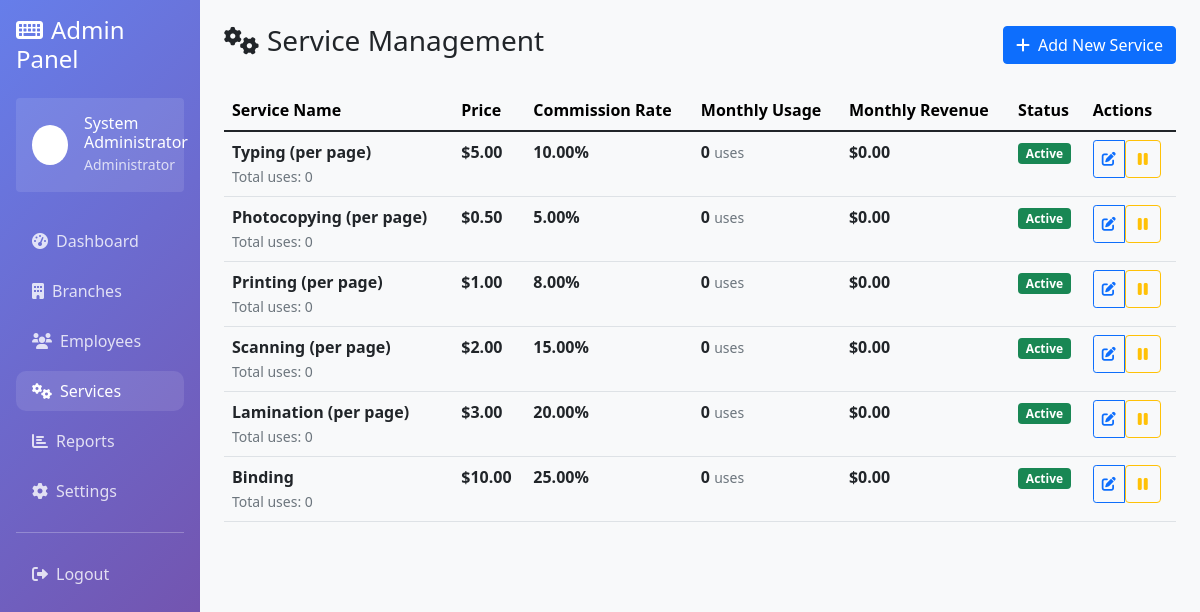
Page /admin/services.php (signed in) on the earlier database version.
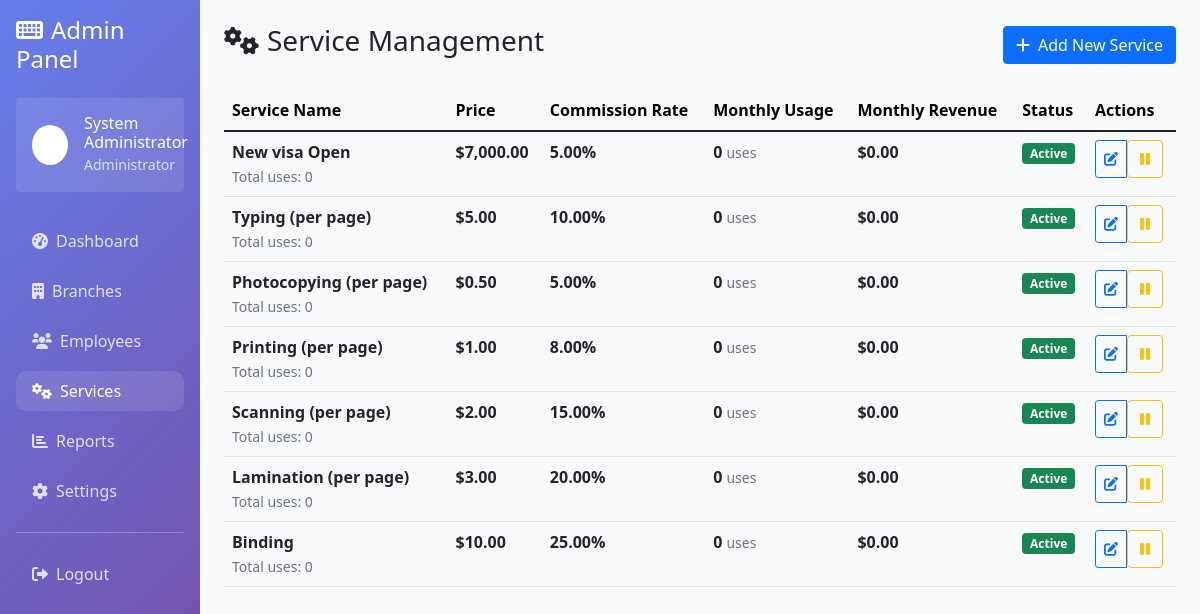
Same page on the later database version.
### tables this page shows
CREATE TABLE services (
            id INTEGER PRIMARY KEY AUTOINCREMENT,
            service_name VARCHAR(100) NOT NULL,
            service_price DECIMAL(10,2) NOT NULL,
            commission_rate DECIMAL(5,2) DEFAULT 0.00,
            status TEXT DEFAULT 'active' CHECK (status IN ('active', 'inactive')),
            created_at DATETIME DEFAULT CURRENT_TIMESTAMP
        );

### admin/services.php (the view, shortened to what the changed rows need)
<?php
$database = new Database();
$db = $database->getConnection();
$stmt = $db->query("SELECT s.*,
    (SELECT COUNT(*) FROM receipt_items ri WHERE ri.service_id = s.id) as total_usage,
    (SELECT COUNT(*) FROM receipt_items ri JOIN receipts r ON ri.receipt_id = r.id WHERE ri.service_id = s.id AND strftime('%Y-%m', r.created_at) = strftime('%Y-%m', 'now')) as monthly_usage,
    (SELECT COALESCE(SUM(ri.total_price), 0) FROM receipt_items ri JOIN receipts r ON ri.receipt_id = r.id WHERE ri.service_id = s.id AND strftime('%Y-%m', r.created_at) = strftime('%Y-%m', 'now')) as monthly_revenue
    FROM services s
    ORDER BY s.created_at DESC");
$services = $stmt->fetchAll(PDO::FETCH_ASSOC);
?>
<!DOCTYPE html>
<html lang="en">
<head>
    <link href="https://cdn.jsdelivr.net/npm/bootstrap@5.1.3/dist/css/bootstrap.min.css" rel="stylesheet">
    <link href="https://cdnjs.cloudflare.com/ajax/libs/font-awesome/6.0.0/css/all.min.css" rel="stylesheet">
</head>
<body>
    <div class="container-fluid">
        <div class="row">
            <div class="col-md-9 col-lg-10 p-4">
                <div class="d-flex justify-content-between align-items-center mb-4">
                    <h1 class="h3"><i class="fas fa-cogs me-2"></i>Service Management</h1>
                </div>
                <div class="table-responsive">
                    <table class="table table-hover">
                        <thead class="table-light">
                            <tr>
                                <th>Service Name</th>
                                <th>Price</th>
                                <th>Commission Rate</th>
                                <th>Monthly Usage</th>
                                <th>Monthly Revenue</th>
                                <th>Status</th>
                                <th>Actions</th>
                            </tr>
                        </thead>
                        <tbody>
                            <?php foreach ($services as $service): ?>
                                <tr>
                                    <td>
                                        <strong><?= htmlspecialchars($service['service_name']) ?></strong><br>
                                        <small class="text-muted">Total uses: <?= $service['total_usage'] ?></small>
                                    </td>
                                    <td>
                                        <strong>$<?= number_format($service['service_price'], 2) ?></strong>
                                    </td>
                                    <td>
                                        <strong><?= number_format($service['commission_rate'], 2) ?>%</strong>
                                    </td>
                                    <td>
                                        <strong><?= $service['monthly_usage'] ?></strong> <small class="text-muted">uses</small>
                                    </td>
                                    <td>
                                        <strong>$<?= number_format($service['monthly_revenue'], 2) ?></strong>
                                    </td>
                                    <td>
                                        <span class="badge bg-<?= $service['status'] === 'active' ? 'success' : 'secondary' ?>">
                                            <?= ucfirst($service['status']) ?>
                                        </span>
                                    </td>
                                    <td>
                                        <div class="btn-group btn-group-sm">
                                            <button class="btn btn-outline-primary" onclick="editService(<?= htmlspecialchars(json_encode($service)) ?>)" data-bs-toggle="modal" data-bs-target="#editServiceModal">
                                                <i class="fas fa-edit"></i>
                                            </button>
                                            <form method="POST" class="d-inline">
                                                <button type="submit" class="btn btn-outline-<?= $service['status'] === 'active' ? 'warning' : 'success' ?>"
                                                        onclick="return confirm('Are you sure you want to <?= $service['status'] === 'active' ? 'deactivate' : 'activate' ?> this service?')">
                                                    <i class="fas fa-<?= $service['status'] === 'active' ? 'pause' : 'play' ?>"></i>
                                                </button>
                                            </form>
                                        </div>
                                    </td>
                                </tr>
                            <?php endforeach; ?>
                        </tbody>
                    </table>
                </div>
            </div>
        </div>
    </div>
</body>
</html>

Differences in the rows shown:
added services: service_name "New visa Open", total_usage "0", service_price "7,000.00", commission_rate "5.00", monthly_usage "0", monthly_revenue "0.00", status "Active"
